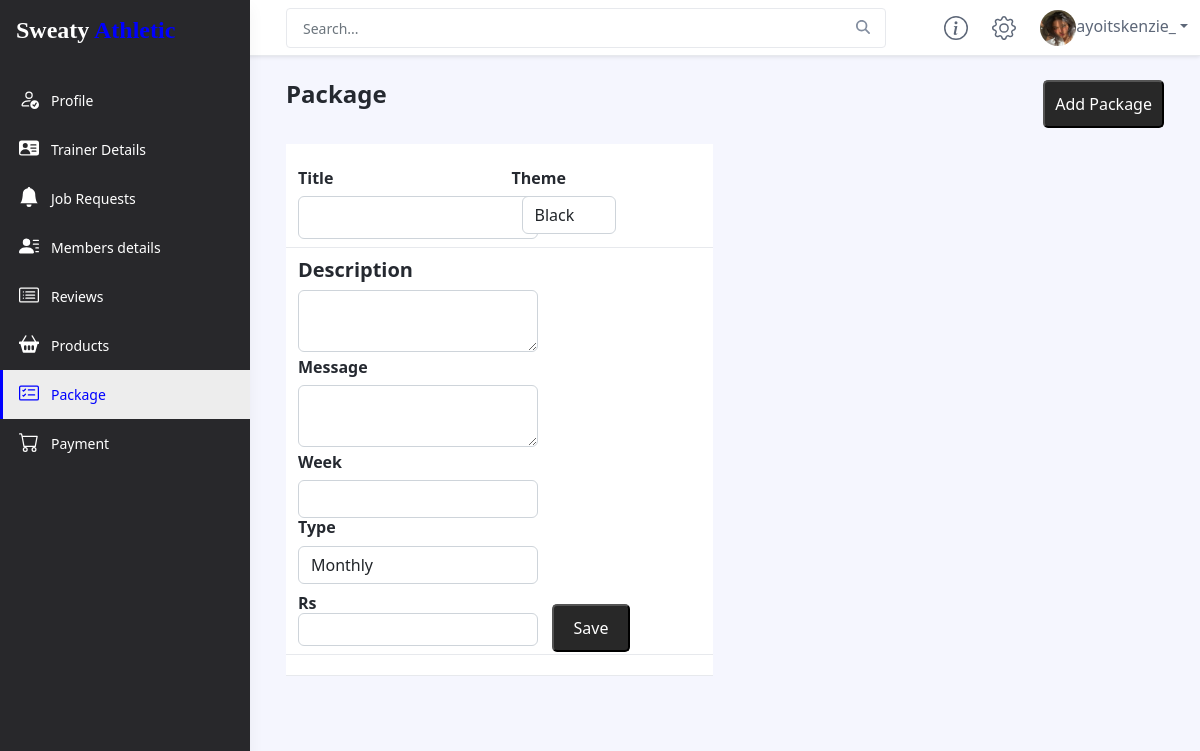
The app's page /admin_dashboard/package/add/ (signed in) with its own data.
### accounts/models.py (models this page shows, shortened)
class CustomUser(AbstractBaseUser):
    User_Choices = (
        ("Trainer","Trainer"),
        ("Admin","Admin"),
        ("Customer","Customer")
    )
    id = models.AutoField(primary_key=True,unique=True)
    username = models.CharField(unique=True,max_length=50, verbose_name="Username")
    date_joined = models.DateTimeField(default=datetime.datetime.now)
    user_type = models.CharField(max_length = 20,choices = User_Choices,default = "Customer", verbose_name="User Type")
    is_staff = models.BooleanField(default=False)
    is_active = models.BooleanField(default=True)
    is_superuser = models.BooleanField(default=False)
    profile_image = models.ImageField(upload_to='media/profile_image/',null=True,blank=True,verbose_name='Profile Image')
    USERNAME_FIELD = "username"
    REQUIRED_FIELDS = ['user_type']
    objects = CustomUserManager()
    def __str__(self):
        return self.username

### appadmin/views.py (the view, shortened to what this page needs)
# urls.py: path('package/add/', views.add_package),
@login_required(login_url='/login/')
def add_package(request):
    Ty = Type.objects.all()
    return render(request,'admin_dashboard/add_package.html',{'act7':'active','obj':'none','Ty':Ty})

### appadmin/models.py (called while the page is built)
    def __str__(self):
        return self.Name

### templates/admin_dashboard/add_package.html (shortened to what this page needs)
{% include 'admin_dashboard/upper.html' %}
<div class="app-wrapper">
    <div class="app-content pt-3 p-md-3 p-lg-4">
        <div class="container-xl">
          <div class="position-relative mb-3">
            <div class="row g-3 justify-content-between">
                <div class="col-auto">
                    <h1 class="app-page-title mb-0">Package</h1>
                </div>
                <div class="col-auto">
                    <div class=" page-utilities sbtn">
                        <a href="package/add/"><button class="btn1">Add Package</button></a>
                    </div>
                </div>
            </div>
        </div>
            <section style="background-color: #f5f6fe;">
                <div class="container">
                  <div class="row justify-content-center mb-3">
                    <form method="post">
                      <div class="row col-6 A mb-5" >
                        <div class="col-6 In">
                            <h6>Title</h6>
                            <h4><input name="Name" /></h4>
                        </div>
                        <div class="col-6 In">
                            <h6>Theme</h6>
                            <select name="theme" id="package" style="margin-left: 10px; width: 50%;">
                                    <option value="Black">Black</option>
                                </select>
                        </div>
                        <div style="margin-top: 10px;">
                          <h5>Description</h5>
                          <textarea name="Description"></textarea>
                          <h6>Message</h6>
                          <textarea name="Message"></textarea>
                          <h6>Week</h6>
                          <h8><input name="Duration" /></h8>
                          <h6>Type</h6>
                            <select name="type" id="package">
                            {% for i in Ty %}
                                <option value="{{i}}">{{i}}</option>
                            {% endfor %}
                            </select>
                        </div>
                          <div class="col-6" style="margin-top: 10px; margin-bottom: 20px;">
                            <h6>Rs <input name="Price" /></h6>
                      </div>
                      <div class="col-6" style="margin-bottom: 20px;" >
                        <button type="submit" class="btn1" style="margin-left: 40px; margin-top: 20px;"><span style="padding:10px;">Save</span></i></button>
                      </div>
                      </div>
                    </form>
                  </div>
                </div>
              </section>
        </div>
    </div>
</div>
</body>
</html>

### templates/admin_dashboard/upper.html (shortened to what this page needs)
{% load static %}
<!DOCTYPE html>
<html lang="en">
<head>
    <link id="theme-style" rel="stylesheet" href="{% static 'customer_dashboard/css/portal.css' %}">
</head>
<body class="app">
    <header class="app-header fixed-top">
        <div class="app-header-inner">
	        <div class="container-fluid py-2">
		        <div class="app-header-content">
		            <div class="row justify-content-between align-items-center">
		            <div class="app-search-box col">
		                <form class="app-search-form">
							<input type="text" placeholder="Search..." name="search" class="form-control search-input">
							<button type="submit" class="btn search-btn btn-primary" value="Search"><i class="fas fa-search"></i></button>
				        </form>
		            </div>
		            <div class="app-utilities col-auto">
						<div class="app-utility-item">
				            <a href="#" title="Help">
					        </a>
					    </div>
			            <div class="app-utility-item">
				            <a href="#" title="Settings">
					        </a>
					    </div>
			            <div class="app-utility-item app-user-dropdown dropdown">
							{%if request.user.profile_image  %}
				            	<a class="dropdown-toggle" id="user-dropdown-toggle" data-bs-toggle="dropdown" href="#" role="button" aria-expanded="false"><img class="profile-image" src="{{request.user.profile_image.url}}" alt="user profile">{{request.user}}</a>
							{% endif %}
			            </div>
		            </div>
		        </div>
	            </div>
	        </div>
        </div>
        <div id="app-sidepanel" class="app-sidepanel">
	        <div class="sidepanel-inner d-flex flex-column">
		        <div class="app-branding">
		            <a class="app-logo"><a class="navbar-brand"><h2 style="font-size: 1.5rem;font-family: 'Dancing Script', cursive;color: white;">Sweaty <span style="color:blue">Athletic</span></h2></a></a>
		        </div>
			    <nav id="app-nav-main" class="app-nav app-nav-main flex-grow-1">
				    <ul class="app-menu list-unstyled accordion" id="menu-accordion">
						<li class="nav-item">
					        <a class="nav-link {{act}}" href="/admin_dashboard/">
						        <span class="nav-icon">
						         </span>
		                         <span class="nav-link-text">Profile</span>
					        </a>
					    </li>
					    <li class="nav-item">
					        <a class="nav-link {{act1}}" href="/admin_dashboard/trainer_details/">
						        <span class="nav-icon">
						         </span>
		                         <span class="nav-link-text">Trainer Details</span>
					        </a>
					    </li>
						<li class="nav-item">
					        <a class="nav-link {{act6}}" href="/admin_dashboard/job_request/">
						        <span class="nav-icon">
									<svg xmlns="http://www.w3.org/2000/svg" width="16" height="16" fill="currentColor" class="bi bi-bell-fill" viewBox="0 0 16 16">
										<path d="M8 16a2 2 0 0 0 2-2H6a2 2 0 0 0 2 2zm.995-14.901a1 1 0 1 0-1.99 0A5.002 5.002 0 0 0 3 6c0 1.098-.5 6-2 7h14c-1.5-1-2-5.902-2-7 0-2.42-1.72-4.44-4.005-4.901z"/>
									  </svg>
						         </span>
		                         <span class="nav-link-text">Job Requests</span>
					        </a>
					    </li>
					    <li class="nav-item">
					        <a class="nav-link {{act2}}" href="/admin_dashboard/Members_details/">
						        <span class="nav-icon">
						         </span>
		                         <span class="nav-link-text">Members details</span>
					        </a>
					    </li>
					    <li class="nav-item">
					        <a class="nav-link {{act3}}" href="/admin_dashboard/Reviews">
						        <span class="nav-icon">
						         </span>
		                         <span class="nav-link-text">Reviews</span>
					        </a>
					    </li>
					    <li class="nav-item">
					        <a class="nav-link {{act4}}" href="/admin_dashboard/Products/">
						        <span class="nav-icon">
						         </span>
		                         <span class="nav-link-text">Products</span>
					        </a>
					    </li>
						<li class="nav-item">
					        <a class="nav-link {{act7}}" href="/admin_dashboard/package/">
						        <span class="nav-icon">
						         </span>
		                         <span class="nav-link-text">Package</span>
					        </a>
					    </li>
					    <li class="nav-item">
					        <a class="nav-link {{act5}}" href="/admin_dashboard/payment/">
						        <span class="nav-icon">
						         </span>
		                         <span class="nav-link-text">Payment</span>
					        </a>
					    </li>
				    </ul>
			    </nav>
	        </div>
	    </div>
    </header>

### templates/admin_dashboard/upper.html (style rules this page uses)
.navbar-brand { color: white; font-family: 'Dancing Script', cursive; font-size: 1rem; }

### templates/admin_dashboard/add_package.html (style rules this page uses)
select { width: 240px; padding: 0.375rem 0.75rem; font-size: 1re; color: #212529; background-color: #fff; background-clip: padding-box; border: 1px solid #ced4da; -webkit-appearance: none; -moz-appearance: none; appearance: none; border-radius: 0.375rem; transition: border-color .15s ease-in-out,box-shadow .15s ease-in-out; }
textarea { width: 240px; padding: 0.375rem 0.75rem; font-size: 1re ; color: #212529; background-color: #fff; background-clip: padding-box; border: 1px solid #ced4da; -webkit-appearance: none; -moz-appearance: none; appearance: none; border-radius: 0.375rem; transition: border-color .15s ease-in-out,box-shadow .15s ease-in-out; }
input { width: 240px; padding: 0.375rem 0.75rem; font-size: 1re; color: #212529; background-color: #fff; background-clip: padding-box; border: 1px solid #ced4da; -webkit-appearance: none; -moz-appearance: none; appearance: none; border-radius: 0.375rem; transition: border-color .15s ease-in-out,box-shadow .15s ease-in-out; }
.btn1 { background: #282828 ; color: white; border-radius: 5px; padding: 10px; }
.row { display: flex; }
.col-6 { width: 50%; border: 1px; border-bottom: 1px solid #e7e9ed; }
.A { background-color: white; }
.In { margin-top: 25px; }

### records on screen
CustomUser: user.profile_image (picture), user "ayoitskenzie_"

### other values on screen
form field type "Monthly"
